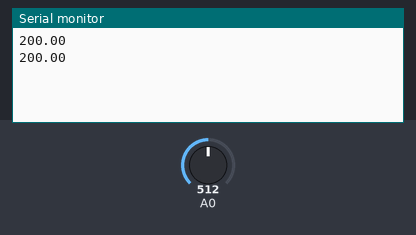
A sketch run on a simulated Arduino Uno, built with avr-gcc and run on an emulated ATmega328P. Parts: the last lines printed to the serial monitor. The test bench sets the inputs (shaded band); at power-on: A0 = 512.

Above: at 1.8 s.
1.9 s: A0 set to 716
At 2.8 s:
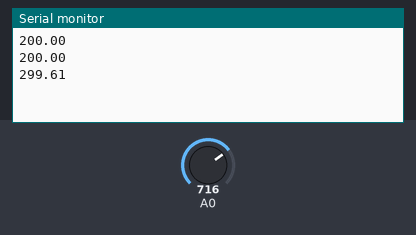
3.4 s: A0 set to 900
At 4.4 s:
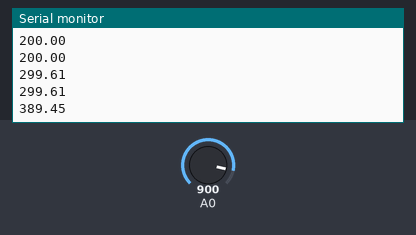
Timing chart, 0 to 6.4 s (numbered marks = the images above; inputs shaded):
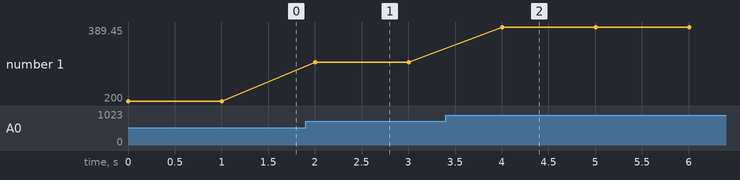

The sketch:

Temp_Arduino.ino
```cpp
void setup() {
  //Init Communication
  Serial.begin(9600);
}

void loop(){
  //Read Voltage
  float reading = (float)analogRead(0);
  float voltage = reading *5/1024;
  //Compute Temperature
  float degreesC = (voltage - 0.5) * 100.0;
  //Filter Errors
  if(degreesC > 10){
    //Send Temperature
    Serial.println(degreesC);
    //Wait a second
    delay(1000);
  }
}
```

Measured:
- after the input at 1.9 s, the serial monitor: prints a new line after 0.10 s (image 1)
- after the input at 3.4 s, the serial monitor: prints a new line after 0.60 s (image 2)
- plotted number 1: 200 → 299.61 after the input at 1.9 s, 299.61 → 389.45 after the input at 3.4 s
